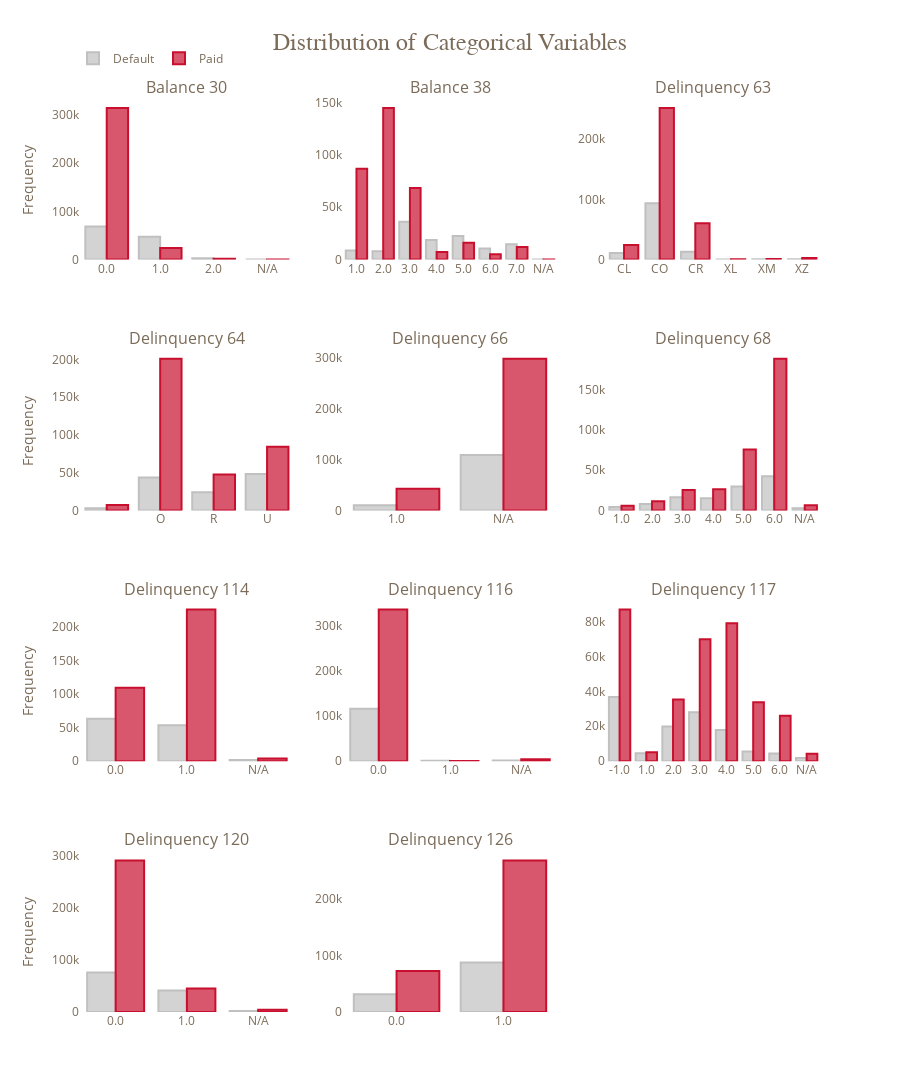

Notebook cell for this chart:
### Markdown cell above
We start by reading the labels for the training data. There are neither missing values nor duplicated customer_IDs. Of the 458913 customer_IDs, 74 % have a label of 0 (good customer, no default) and 26 % have a label of 1 (bad customer, default).

We know that the good customers have been subsampled by a factor of 20; this means that in reality there are 6.8 million good customers. 98 % of the customers are good; 2 % are bad.

__Insight:__

__The classes are imbalanced__. A StratifiedKFold for cross-validation is recommended. Because the classes are imbalanced, accuracy would be a bad metric to evaluate a classifier. The competition metric is a mix of area under the roc curve (auc) and recall.

### Code cell
# This code visualizes the distribution of cat_cols (which presumably represents categorical columns) with respect to the target variable (Target).
# Each category value is shown in subplots, and for each category value, two bars are displayed: 
# one for target 1 (Default) and another for target 0 (Paid). The colors and styles are also customized.
pal, color=['#C8102E', '#C0C0C0'], ['#F2F0EB', '#C0C0C0']
rgb=['rgba'+str(matplotlib.colors.to_rgba(i,0.7)) for i in pal]

# Creates a subplot grid with 4 rows and 3 columns. 
# The titles of the subplots are taken from the variable cat_cols, excluding its last element. 
fig = make_subplots(
    rows=4, 
    cols=3, 
    subplot_titles=cat_cols[:-1], 
    vertical_spacing=0.1
)

row=0
c=[1,2,3]*5
plot_df=train[cat_cols]
# Loop to Add Bars to Subplots
# This loop runs through each column in cat_cols (excluding the last one) 
for i,col in enumerate(cat_cols[:-1]):
    
    if i%3==0:
        row+=1
    
    plot_df[col]=plot_df[col].astype(object).fillna("N/A")
    
    df=plot_df.groupby(col)['Target'].value_counts(dropna=False).rename('count').reset_index()
    
    all_categories = df[col].unique()
    
    # Getting values for Target=1
    df_target_1 = df[df.Target == 1].set_index(col)['count'].reindex(all_categories).fillna(0).reset_index()
    df_target_1[col]=df_target_1[col].values.astype(str)

    
    # Getting values for Target=0
    df_target_0 = df[df.Target == 0].set_index(col)['count'].reindex(all_categories).fillna(0).reset_index()
    df_target_0[col]=df_target_0[col].values.astype(str)

    
    # Adds a bar for the target 1 (Default) and another for target 0 (Paid) to the subplots.
    fig.add_trace(
        go.Bar(
            x=df_target_1[col],
            y=df_target_1['count'],
            marker_color=rgb[1], 
            marker_line=dict(color=pal[1],width=2), 
            hovertemplate='Value %{x} Frequency = %{y}',
            name='Default', 
            showlegend=(True if i==0 else False)
        ),
        row=row, 
        col=c[i]
    )
    
    fig.add_trace(
        go.Bar(
            x=df_target_0[col], 
            y=df_target_0['count'],
            marker_color=rgb[0],
            marker_line=dict(color=pal[0],width=2),
            hovertemplate='Value %{x} Frequency = %{y}',
            name='Paid', showlegend=(True if i==0 else False)
        ),
        row=row, 
        col=c[i]
    )
    if i%3==0:
        fig.update_yaxes(title='Frequency',row=row,col=c[i])

large_title_format = "<span style='font-size:24; font-family:Times New Roman'>Distribution of Categorical Variables</span>"
small_title_format = "<br><span style='font-size:14px; font-family:Helvetica'></b></span>"

title_format = {
    'text': large_title_format + small_title_format,
    'xanchor': 'center',  # anchor point
    'x': 0.5  # x-coordinate in fractional coordinates, 0.5 represents the center
}

fig.update_layout(
    legend=dict(orientation="h",yanchor="bottom",y=1.03,xanchor="right",x=0.2),
    barmode='group',
    height=1500,
    width=900,
    title=title_format,
    font = dict(color = '#7b6b59'),
    plot_bgcolor='#fff'
)

fig.show()

### Figure 1 — Plotly figure (JSON) as saved in the notebook; plotly's stock layout.template omitted (floating-point values rounded to 4 significant figures)
{"data": [{"hovertemplate": "Value %{x} Frequency = %{y}", "marker": {"color": "rgba(0.7529411764705882, 0.7529411764705882, 0.7529411764705882, 0.7)", "line": {"color": "#C0C0C0", "width": 2}}, "name": "Default", "showlegend": true, "type": "bar", "x": ["0.0", "1.0", "2.0", "N/A"], "xaxis": "x", "y": [68855, 47116, 2850, 7], "yaxis": "y"}, {"hovertemplate": "Value %{x} Frequency = %{y}", "marker": {"color": "rgba(0.7843137254901961, 0.06274509803921569, 0.1803921568627451, 0.7)", "line": {"color": "#C8102E", "width": 2}}, "name": "Paid", "showlegend": true, "type": "bar", "x": ["0.0", "1.0", "2.0", "N/A"], "xaxis": "x", "y": [314232, 24011, 1818, 24], "yaxis": "y"}, {"hovertemplate": "Value %{x} Frequency = %{y}", "marker": {"color": "rgba(0.7529411764705882, 0.7529411764705882, 0.7529411764705882, 0.7)", "line": {"color": "#C0C0C0", "width": 2}}, "name": "Default", "showlegend": false, "type": "bar", "x": ["1.0", "2.0", "3.0", "4.0", "5.0", "6.0", "7.0", "N/A"], "xaxis": "x2", "y": [8596, 7855, 36008, 18658, 22452, 10708, 14544, 7], "yaxis": "y2"}, {"hovertemplate": "Value %{x} Frequency = %{y}", "marker": {"color": "rgba(0.7843137254901961, 0.06274509803921569, 0.1803921568627451, 0.7)", "line": {"color": "#C8102E", "width": 2}}, "name": "Paid", "showlegend": false, "type": "bar", "x": ["1.0", "2.0", "3.0", "4.0", "5.0", "6.0", "7.0", "N/A"], "xaxis": "x2", "y": [86676, 144700, 68234, 7243, 16129, 5154, 11925, 24], "yaxis": "y2"}, {"hovertemplate": "Value %{x} Frequency = %{y}", "marker": {"color": "rgba(0.7529411764705882, 0.7529411764705882, 0.7529411764705882, 0.7)", "line": {"color": "#C0C0C0", "width": 2}}, "name": "Default", "showlegend": false, "type": "bar", "x": ["CL", "CO", "CR", "XL", "XM", "XZ"], "xaxis": "x3", "y": [11035, 93404, 12827, 363, 449, 750], "yaxis": "y3"}, {"hovertemplate": "Value %{x} Frequency = %{y}", "marker": {"color": "rgba(0.7843137254901961, 0.06274509803921569, 0.1803921568627451, 0.7)", "line": {"color": "#C8102E", "width": 2}}, "name": "Paid", "showlegend": false, "type": "bar", "x": ["CL", "CO", "CR", "XL", "XM", "XZ"], "xaxis": "x3", "y": [24236, 251486, 60351, 445, 1054, 2513], "yaxis": "y3"}, {"hovertemplate": "Value %{x} Frequency = %{y}", "marker": {"color": "rgba(0.7529411764705882, 0.7529411764705882, 0.7529411764705882, 0.7)", "line": {"color": "#C0C0C0", "width": 2}}, "name": "Default", "showlegend": false, "type": "bar", "x": ["", "O", "R", "U"], "xaxis": "x4", "y": [2963, 43647, 23920, 48298], "yaxis": "y4"}, {"hovertemplate": "Value %{x} Frequency = %{y}", "marker": {"color": "rgba(0.7843137254901961, 0.06274509803921569, 0.1803921568627451, 0.7)", "line": {"color": "#C8102E", "width": 2}}, "name": "Paid", "showlegend": false, "type": "bar", "x": ["", "O", "R", "U"], "xaxis": "x4", "y": [7074, 200975, 47612, 84424], "yaxis": "y4"}, {"hovertemplate": "Value %{x} Frequency = %{y}", "marker": {"color": "rgba(0.7529411764705882, 0.7529411764705882, 0.7529411764705882, 0.7)", "line": {"color": "#C0C0C0", "width": 2}}, "name": "Default", "showlegend": false, "type": "bar", "x": ["1.0", "N/A"], "xaxis": "x5", "y": [10208, 108620], "yaxis": "y5"}, {"hovertemplate": "Value %{x} Frequency = %{y}", "marker": {"color": "rgba(0.7843137254901961, 0.06274509803921569, 0.1803921568627451, 0.7)", "line": {"color": "#C8102E", "width": 2}}, "name": "Paid", "showlegend": false, "type": "bar", "x": ["1.0", "N/A"], "xaxis": "x5", "y": [42374, 297711], "yaxis": "y5"}, {"hovertemplate": "Value %{x} Frequency = %{y}", "marker": {"color": "rgba(0.7529411764705882, 0.7529411764705882, 0.7529411764705882, 0.7)", "line": {"color": "#C0C0C0", "width": 2}}, "name": "Default", "showlegend": false, "type": "bar", "x": ["1.0", "2.0", "3.0", "4.0", "5.0", "6.0", "N/A"], "xaxis": "x6", "y": [4366, 7971, 16414, 15149, 29677, 42535, 2716], "yaxis": "y6"}, {"hovertemplate": "Value %{x} Frequency = %{y}", "marker": {"color": "rgba(0.7843137254901961, 0.06274509803921569, 0.1803921568627451, 0.7)", "line": {"color": "#C8102E", "width": 2}}, "name": "Paid", "showlegend": false, "type": "bar", "x": ["1.0", "2.0", "3.0", "4.0", "5.0", "6.0", "N/A"], "xaxis": "x6", "y": [5857, 11347, 25484, 26261, 75840, 189000, 6296], "yaxis": "y6"}, {"hovertemplate": "Value %{x} Frequency = %{y}", "marker": {"color": "rgba(0.7529411764705882, 0.7529411764705882, 0.7529411764705882, 0.7)", "line": {"color": "#C0C0C0", "width": 2}}, "name": "Default", "showlegend": false, "type": "bar", "x": ["0.0", "1.0", "N/A"], "xaxis": "x7", "y": [63250, 53755, 1823], "yaxis": "y7"}, {"hovertemplate": "Value %{x} Frequency = %{y}", "marker": {"color": "rgba(0.7843137254901961, 0.06274509803921569, 0.1803921568627451, 0.7)", "line": {"color": "#C8102E", "width": 2}}, "name": "Paid", "showlegend": false, "type": "bar", "x": ["0.0", "1.0", "N/A"], "xaxis": "x7", "y": [109581, 226310, 4194], "yaxis": "y7"}, {"hovertemplate": "Value %{x} Frequency = %{y}", "marker": {"color": "rgba(0.7529411764705882, 0.7529411764705882, 0.7529411764705882, 0.7)", "line": {"color": "#C0C0C0", "width": 2}}, "name": "Default", "showlegend": false, "type": "bar", "x": ["0.0", "1.0", "N/A"], "xaxis": "x8", "y": [116063, 942, 1823], "yaxis": "y8"}, {"hovertemplate": "Value %{x} Frequency = %{y}", "marker": {"color": "rgba(0.7843137254901961, 0.06274509803921569, 0.1803921568627451, 0.7)", "line": {"color": "#C8102E", "width": 2}}, "name": "Paid", "showlegend": false, "type": "bar", "x": ["0.0", "1.0", "N/A"], "xaxis": "x8", "y": [335501, 390, 4194], "yaxis": "y8"}, {"hovertemplate": "Value %{x} Frequency = %{y}", "marker": {"color": "rgba(0.7529411764705882, 0.7529411764705882, 0.7529411764705882, 0.7)", "line": {"color": "#C0C0C0", "width": 2}}, "name": "Default", "showlegend": false, "type": "bar", "x": ["-1.0", "1.0", "2.0", "3.0", "4.0", "5.0", "6.0", "N/A"], "xaxis": "x9", "y": [36742, 4540, 19882, 28075, 17835, 5564, 4367, 1823], "yaxis": "y9"}, {"hovertemplate": "Value %{x} Frequency = %{y}", "marker": {"color": "rgba(0.7843137254901961, 0.06274509803921569, 0.1803921568627451, 0.7)", "line": {"color": "#C8102E", "width": 2}}, "name": "Paid", "showlegend": false, "type": "bar", "x": ["-1.0", "1.0", "2.0", "3.0", "4.0", "5.0", "6.0", "N/A"], "xaxis": "x9", "y": [86797, 5194, 35342, 69778, 78946, 33789, 26045, 4194], "yaxis": "y9"}, {"hovertemplate": "Value %{x} Frequency = %{y}", "marker": {"color": "rgba(0.7529411764705882, 0.7529411764705882, 0.7529411764705882, 0.7)", "line": {"color": "#C0C0C0", "width": 2}}, "name": "Default", "showlegend": false, "type": "bar", "x": ["0.0", "1.0", "N/A"], "xaxis": "x10", "y": [75894, 41111, 1823], "yaxis": "y10"}, {"hovertemplate": "Value %{x} Frequency = %{y}", "marker": {"color": "rgba(0.7843137254901961, 0.06274509803921569, 0.1803921568627451, 0.7)", "line": {"color": "#C8102E", "width": 2}}, "name": "Paid", "showlegend": false, "type": "bar", "x": ["0.0", "1.0", "N/A"], "xaxis": "x10", "y": [290625, 45266, 4194], "yaxis": "y10"}, {"hovertemplate": "Value %{x} Frequency = %{y}", "marker": {"color": "rgba(0.7529411764705882, 0.7529411764705882, 0.7529411764705882, 0.7)", "line": {"color": "#C0C0C0", "width": 2}}, "name": "Default", "showlegend": false, "type": "bar", "x": ["0.0", "1.0"], "xaxis": "x11", "y": [31525, 87303], "yaxis": "y11"}, {"hovertemplate": "Value %{x} Frequency = %{y}", "marker": {"color": "rgba(0.7843137254901961, 0.06274509803921569, 0.1803921568627451, 0.7)", "line": {"color": "#C8102E", "width": 2}}, "name": "Paid", "showlegend": false, "type": "bar", "x": ["0.0", "1.0"], "xaxis": "x11", "y": [72331, 267754], "yaxis": "y11"}], "layout": {"annotations": [{"font": {"size": 16}, "showarrow": false, "text": "Balance 30", "x": 0.1444, "xanchor": "center", "xref": "paper", "y": 1, "yanchor": "bottom", "yref": "paper"}, {"font": {"size": 16}, "showarrow": false, "text": "Balance 38", "x": 0.5, "xanchor": "center", "xref": "paper", "y": 1, "yanchor": "bottom", "yref": "paper"}, {"font": {"size": 16}, "showarrow": false, "text": "Delinquency 63", "x": 0.8556, "xanchor": "center", "xref": "paper", "y": 1, "yanchor": "bottom", "yref": "paper"}, {"font": {"size": 16}, "showarrow": false, "text": "Delinquency 64", "x": 0.1444, "xanchor": "center", "xref": "paper", "y": 0.725, "yanchor": "bottom", "yref": "paper"}, {"font": {"size": 16}, "showarrow": false, "text": "Delinquency 66", "x": 0.5, "xanchor": "center", "xref": "paper", "y": 0.725, "yanchor": "bottom", "yref": "paper"}, {"font": {"size": 16}, "showarrow": false, "text": "Delinquency 68", "x": 0.8556, "xanchor": "center", "xref": "paper", "y": 0.725, "yanchor": "bottom", "yref": "paper"}, {"font": {"size": 16}, "showarrow": false, "text": "Delinquency 114", "x": 0.1444, "xanchor": "center", "xref": "paper", "y": 0.45, "yanchor": "bottom", "yref": "paper"}, {"font": {"size": 16}, "showarrow": false, "text": "Delinquency 116", "x": 0.5, "xanchor": "center", "xref": "paper", "y": 0.45, "yanchor": "bottom", "yref": "paper"}, {"font": {"size": 16}, "showarrow": false, "text": "Delinquency 117", "x": 0.8556, "xanchor": "center", "xref": "paper", "y": 0.45, "yanchor": "bottom", "yref": "paper"}, {"font": {"size": 16}, "showarrow": false, "text": "Delinquency 120", "x": 0.1444, "xanchor": "center", "xref": "paper", "y": 0.175, "yanchor": "bottom", "yref": "paper"}, {"font": {"size": 16}, "showarrow": false, "text": "Delinquency 126", "x": 0.5, "xanchor": "center", "xref": "paper", "y": 0.175, "yanchor": "bottom", "yref": "paper"}], "barmode": "group", "font": {"color": "#7b6b59"}, "height": 1500, "legend": {"orientation": "h", "x": 0.2, "xanchor": "right", "y": 1.03, "yanchor": "bottom"}, "plot_bgcolor": "#fff", "title": {"text": "<span style='font-size:24; font-family:Times New Roman'>Distribution of Categorical Variables</span><br><span style='font-size:14px; font-family:Helvetica'></b></span>", "x": 0.5, "xanchor": "center"}, "width": 900, "xaxis": {"anchor": "y", "domain": [0, 0.2889]}, "xaxis10": {"anchor": "y10", "domain": [0, 0.2889]}, "xaxis11": {"anchor": "y11", "domain": [0.3556, 0.6444]}, "xaxis12": {"anchor": "y12", "domain": [0.7111, 1]}, "xaxis2": {"anchor": "y2", "domain": [0.3556, 0.6444]}, "xaxis3": {"anchor": "y3", "domain": [0.7111, 1]}, "xaxis4": {"anchor": "y4", "domain": [0, 0.2889]}, "xaxis5": {"anchor": "y5", "domain": [0.3556, 0.6444]}, "xaxis6": {"anchor": "y6", "domain": [0.7111, 1]}, "xaxis7": {"anchor": "y7", "domain": [0, 0.2889]}, "xaxis8": {"anchor": "y8", "domain": [0.3556, 0.6444]}, "xaxis9": {"anchor": "y9", "domain": [0.7111, 1]}, "yaxis": {"anchor": "x", "domain": [0.825, 1], "title": {"text": "Frequency"}}, "yaxis10": {"anchor": "x10", "domain": [0, 0.175], "title": {"text": "Frequency"}}, "yaxis11": {"anchor": "x11", "domain": [0, 0.175]}, "yaxis12": {"anchor": "x12", "domain": [0, 0.175]}, "yaxis2": {"anchor": "x2", "domain": [0.825, 1]}, "yaxis3": {"anchor": "x3", "domain": [0.825, 1]}, "yaxis4": {"anchor": "x4", "domain": [0.55, 0.725], "title": {"text": "Frequency"}}, "yaxis5": {"anchor": "x5", "domain": [0.55, 0.725]}, "yaxis6": {"anchor": "x6", "domain": [0.55, 0.725]}, "yaxis7": {"anchor": "x7", "domain": [0.275, 0.45], "title": {"text": "Frequency"}}, "yaxis8": {"anchor": "x8", "domain": [0.275, 0.45]}, "yaxis9": {"anchor": "x9", "domain": [0.275, 0.45]}}}
